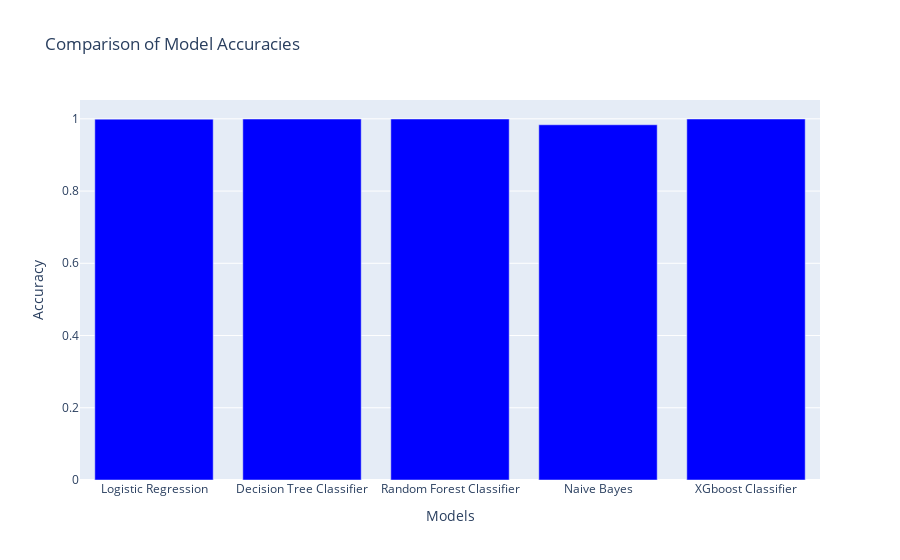

The notebook cell saved with this chart:
### Code cell
models = ['Logistic Regression','Decision Tree Classifier','Random Forest Classifier','Naive Bayes','XGboost Classifier']
accuracies = [0.9991569454723013,0.999397273233591,0.9994888266664632,0.9835127526302538,0.9995117150246813]

import plotly.express as px 
# Create a bar chart using Plotly Express
fig = px.bar(x=models, y=accuracies, title='Comparison of Model Accuracies', labels={'x': 'Models', 'y': 'Accuracy'})
fig.update_traces(marker_color='blue')
fig.write_html('model_accuracies.html')
# Show the interactive plot
fig.show()

### Figure 1 — Plotly figure (JSON) as saved in the notebook; plotly's stock layout.template omitted (floating-point values rounded to 4 significant figures)
{"data": [{"alignmentgroup": "True", "hovertemplate": "Models=%{x}<br>Accuracy=%{y}<extra></extra>", "legendgroup": "", "marker": {"color": "blue", "pattern": {"shape": ""}}, "name": "", "offsetgroup": "", "orientation": "v", "showlegend": false, "textposition": "auto", "type": "bar", "x": ["Logistic Regression", "Decision Tree Classifier", "Random Forest Classifier", "Naive Bayes", "XGboost Classifier"], "xaxis": "x", "y": [0.9992, 0.9994, 0.9995, 0.9835, 0.9995], "yaxis": "y"}], "layout": {"barmode": "relative", "legend": {"tracegroupgap": 0}, "title": {"text": "Comparison of Model Accuracies"}, "xaxis": {"anchor": "y", "domain": [0, 1], "title": {"text": "Models"}}, "yaxis": {"anchor": "x", "domain": [0, 1], "title": {"text": "Accuracy"}}}}
